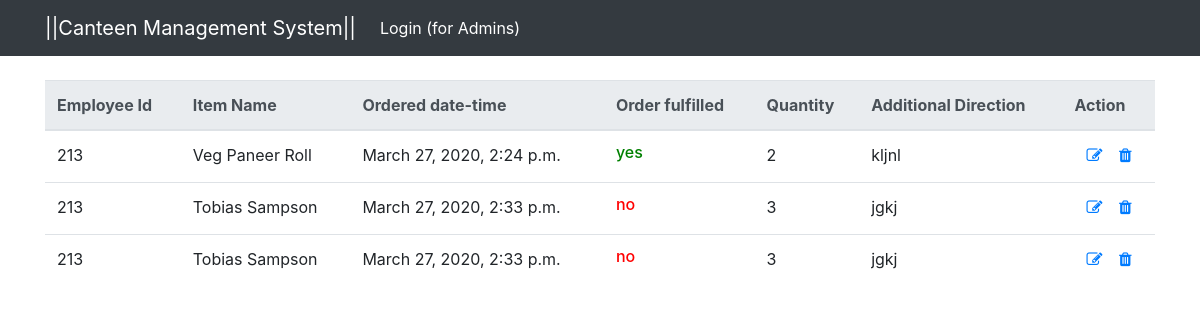
The app's page /orders/list/ with its own data.
### canteenSys/models.py (models this page shows, shortened)
class Order(models.Model):
    user = models.ForeignKey(Person, on_delete=models.CASCADE)
    is_fulfilled = models.BooleanField(
        default=False, verbose_name="Is this Item delivered?")
    time_issued = models.DateTimeField(auto_now_add=True)
    menu_item = models.ForeignKey(MenuItem, on_delete=models.CASCADE)
    quantity = models.SmallIntegerField()
    additional = models.TextField(blank=True)

class Person(models.Model):
    name = models.CharField(max_length=256, blank=False,
                            null=False, verbose_name="Name ")
    gender = models.SmallIntegerField(choices=[
        (0, "--Select--"),
        (1, "Male"),
        (2, "Female"),
        (3, "Others")
    ], default=0, verbose_name="Gender ")
    phone = models.CharField(
        max_length=15, blank=False, null=False, unique=True, verbose_name="Phone # ")
    designation = models.CharField(
        max_length=100, blank=True, null=True, verbose_name="Position ")
    empNum = models.CharField(
        max_length=6, unique=True, verbose_name="Employee ID ")

class MenuItem(models.Model):
    name = models.CharField(max_length=200, null=False,
                            blank=False, unique=True, verbose_name="Item Name ")
    price = models.PositiveIntegerField(
        blank=False, null=False, verbose_name="Price (per Plate) ")
    is_available = models.BooleanField(default=True, verbose_name="Available ")
    preparation_time = models.CharField(
        max_length=50, blank=True, null=True, verbose_name="Time required to prepare")
    options = models.SmallIntegerField(
        choices=MENU_ITEM_CHOICES, default=2, verbose_name="Food Style ")

### canteenSys/views.py (the view)
# urls.py: path('orders/list/', OrderListView.as_view(), name="list-order"),
class OrderListView(ListView):
    model = Order
    template_name = 'order/list.html'
    context_object_name = 'orders'
    paginate_by = 5
    def get_context_data(self, **kwargs):
        context = super(OrderListView, self).get_context_data(**kwargs)
        orders = self.get_queryset()
        page = self.request.GET.get('page')
        paginator = Paginator(orders, self.paginate_by)
        try:
            menus = paginator.page(page)
        except PageNotAnInteger:
            menus = paginator.page(1)
        except EmptyPage:
            menus = paginator.page(paginator.num_pages)
        context['orders'] = orders
        return context

### templates/order/list.html (shortened to what this page needs)
{% extends "index.html" %}
{% block container %}
<table class="table">
    <tr>
        <thead class="thead-light">
            <tr>
                <th scope="col">Employee Id</th>
                <th scope="col">Item Name</th>
                <th scope="col">Ordered date-time</th>
                <th scope="col">Order fulfilled</th>
                <th scope="col">Quantity</th>
                <th scope="col">Additional Direction</th>
                <th scope="col">Action</th>
            </tr>
        </thead>
        <tbody>
            {% for order in orders %}
            <tr>
                <td>{{order.user.empNum}}</td>
                <td>{{order.menu_item.name}}</td>
                <td>{{order.time_issued}}</td>
                <td>
                {% if order.is_fulfilled %}
                <h6 style="color:green">yes</h6>
                {% else %}
                <h6 style="color:red">no</h6>
                {% endif %}
                </td>
                <td>{{order.quantity}}</td>
                <td>{{order.additional}}</td>
                <td>
                    <a href="{% url 'update-order' pk=order.id %}" style="padding:inherit"><i class="fa fa-pencil-square-o"></i></a>
                    <a href="{% url 'delete-order' pk=order.id %}"><i class="fa fa-trash"></i></a>
                </td>
            </tr>
            {% endfor %}
        </tbody>
</table>
{% endblock %}

### records on screen
Order: user.empNum "213", menu_item.name "Veg Paneer Roll", time_issued "March 27, 2020, 2:24 p.m.", is_fulfilled "yes", quantity "2", additional "kljnl"
Order: user.empNum "213", menu_item.name "Tobias Sampson", time_issued "March 27, 2020, 2:33 p.m.", is_fulfilled "no", quantity "3", additional "jgkj"
Order: user.empNum "213", menu_item.name "Tobias Sampson", time_issued "March 27, 2020, 2:33 p.m.", is_fulfilled "no", quantity "3", additional "jgkj"
